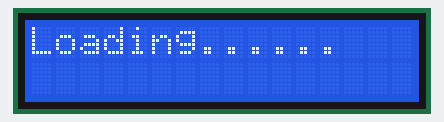
Bench run of a sketch on a simulated Arduino Uno, built with avr-gcc and run on an emulated ATmega328P. On the bench: 16×2 character LCD.

Above: at 0.1 s.
At 1.1 s:
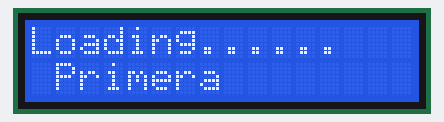
At 1.6 s:
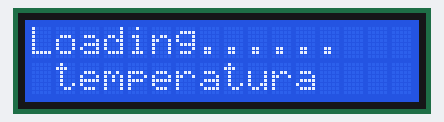
At 2.1 s:
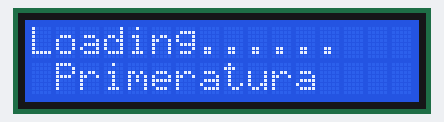

Measured:
- what the display in image 1 shows lasts 0.5 s, from 1.1 s to 1.6 s

The sketch:

LCD_basico.ino
```cpp
//Include LCD library   aqui inicio
#include <LiquidCrystal.h>

// initialize the library with the numbers of the interface pins
LiquidCrystal lcd(13,12,11,10,9,8);


void setup() {
  // set up the LCD's number of columns and rows:
  lcd.begin(16, 2);
  // Print a message to the LCD.
  lcd.print("Loading......");
 delay(1000);
 }

void loop() {

  lcd.setCursor(1, 1);
  //Print a message to second line of LCD
  lcd.print("Primera");
  delay(500);
  lcd.setCursor(1, 1);
  //Print a message to second line of LCD
  lcd.print("temperatura");
  delay(500);
}
```
